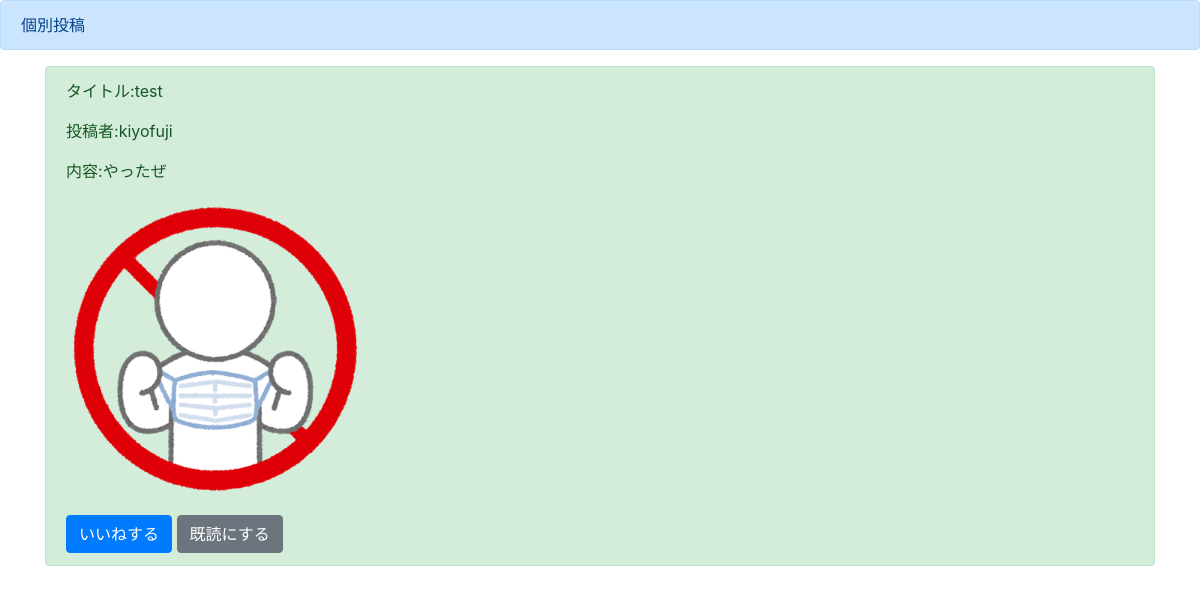
The app's page /ditail/3 with its own data.
### tweetapp/models.py (models this page shows)
class TweetModel(models.Model):
  title = models.CharField(max_length=100)
  content = models.TextField()
  author = models.CharField(max_length=100)
  images = models.ImageField(upload_to = '')
  good = models.IntegerField(null=True, blank=True, default = 0)
  read = models.IntegerField(null=True, blank=True, default = 0)
  readtext = models.CharField(max_length=200, null=True, blank=True, default = 0)

### tweetapp/views.py (the view)
# urls.py: path('ditail/<int:pk>', detailfunc, name = 'detail'),
def detailfunc(request,pk):
  object = TweetModel.objects.get(pk = pk)
  return render(request, 'detail.html',{'object':object})

### templates/detail.html (shortened to what this page needs)
{% extends 'base.html' %}
{% block header %}
<div class="alert alert-primary" role="alert">
  個別投稿
</div>
{% endblock header %}
{% block content %}
<div class = 'container'>
  <div class="alert alert-success" role="alert">
    <p>タイトル:{{object.title}}</p>
    <p>投稿者:{{object.author}}</p>
    <p>内容:{{object.content}}</p>
    <p><img src = {{object.images.url}} width=300 ></p>
    <a href="{% url 'good' object.pk %}" class="btn btn-primary " role="button" aria-pressed="true">いいねする</a>
    <a href="{% url 'read' object.pk %}" class="btn btn-secondary " role="button" aria-pressed="true">既読にする</a>
  </div>
</div>
{% endblock content %}

### records on screen
TweetModel: title "test", author "kiyofuji", content "やったぜ", images (picture)
